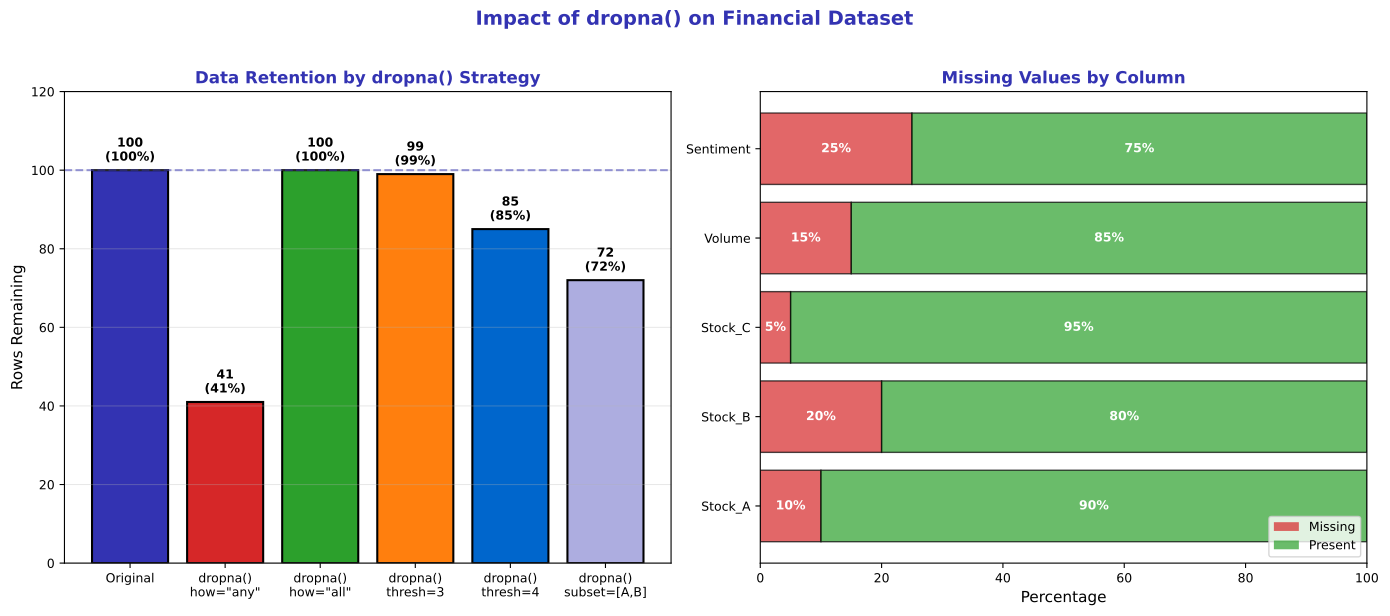

The Python source for this figure:
"""Dropna Effects - Visualization of data loss when dropping missing values"""
import matplotlib.pyplot as plt
import numpy as np
import pandas as pd
from pathlib import Path

# Standard matplotlib configuration
plt.rcParams.update({
    'font.size': 10,
    'axes.labelsize': 10,
    'axes.titlesize': 11,
    'xtick.labelsize': 9,
    'ytick.labelsize': 9,
    'legend.fontsize': 9,
    'figure.figsize': (10, 6),
    'figure.dpi': 150
})

# Course colors
MLPURPLE = '#3333B2'
MLLAVENDER = '#ADADE0'
MLBLUE = '#0066CC'
MLORANGE = '#FF7F0E'
MLGREEN = '#2CA02C'
MLRED = '#D62728'

# Create synthetic dataset with various missing patterns
np.random.seed(42)
n = 100
data = {
    'Stock_A': np.random.randn(n) * 10 + 100,
    'Stock_B': np.random.randn(n) * 15 + 150,
    'Stock_C': np.random.randn(n) * 8 + 80,
    'Volume': np.random.randint(1000, 10000, n).astype(float),
    'Sentiment': np.random.uniform(-1, 1, n)
}
df = pd.DataFrame(data)

# Introduce missing values with different patterns
df.loc[np.random.choice(n, 10, replace=False), 'Stock_A'] = np.nan
df.loc[np.random.choice(n, 20, replace=False), 'Stock_B'] = np.nan
df.loc[np.random.choice(n, 5, replace=False), 'Stock_C'] = np.nan
df.loc[np.random.choice(n, 15, replace=False), 'Volume'] = np.nan
df.loc[np.random.choice(n, 25, replace=False), 'Sentiment'] = np.nan

# Calculate data remaining after different dropna strategies
original_rows = len(df)
dropna_any = len(df.dropna(how='any'))
dropna_all = len(df.dropna(how='all'))
dropna_thresh_3 = len(df.dropna(thresh=3))
dropna_thresh_4 = len(df.dropna(thresh=4))
dropna_subset_ab = len(df.dropna(subset=['Stock_A', 'Stock_B']))

# Create visualization
fig, axes = plt.subplots(1, 2, figsize=(14, 6))

# Left: Bar chart of rows remaining
ax1 = axes[0]
strategies = ['Original', 'dropna()\nhow="any"', 'dropna()\nhow="all"',
              'dropna()\nthresh=3', 'dropna()\nthresh=4', 'dropna()\nsubset=[A,B]']
rows_remaining = [original_rows, dropna_any, dropna_all, dropna_thresh_3, dropna_thresh_4, dropna_subset_ab]
colors = [MLPURPLE, MLRED, MLGREEN, MLORANGE, MLBLUE, MLLAVENDER]

bars = ax1.bar(strategies, rows_remaining, color=colors, edgecolor='black', linewidth=1.5)

ax1.set_ylabel('Rows Remaining', fontsize=11)
ax1.set_title('Data Retention by dropna() Strategy', fontsize=12, fontweight='bold', color=MLPURPLE)
ax1.axhline(y=original_rows, color=MLPURPLE, linestyle='--', alpha=0.5, label='Original')

# Add percentage labels
for bar, rows in zip(bars, rows_remaining):
    pct = rows / original_rows * 100
    ax1.annotate(f'{rows}\n({pct:.0f}%)',
                xy=(bar.get_x() + bar.get_width()/2, bar.get_height()),
                xytext=(0, 5), textcoords="offset points",
                ha='center', va='bottom', fontsize=9, fontweight='bold')

ax1.set_ylim(0, 120)
ax1.grid(axis='y', alpha=0.3)
ax1.tick_params(axis='x', rotation=0)

# Right: Heatmap showing missing values per column
ax2 = axes[1]
missing_pct = df.isnull().sum() / len(df) * 100
columns = list(df.columns)
y_pos = np.arange(len(columns))

bars2 = ax2.barh(y_pos, missing_pct, color=MLRED, alpha=0.7, edgecolor='black')
ax2.barh(y_pos, 100 - missing_pct, left=missing_pct, color=MLGREEN, alpha=0.7, edgecolor='black')

ax2.set_yticks(y_pos)
ax2.set_yticklabels(columns)
ax2.set_xlabel('Percentage', fontsize=11)
ax2.set_title('Missing Values by Column', fontsize=12, fontweight='bold', color=MLPURPLE)
ax2.set_xlim(0, 100)

# Add labels
for i, (miss, pres) in enumerate(zip(missing_pct, 100 - missing_pct)):
    ax2.text(miss/2, i, f'{miss:.0f}%', ha='center', va='center',
             fontsize=9, fontweight='bold', color='white')
    ax2.text(miss + pres/2, i, f'{pres:.0f}%', ha='center', va='center',
             fontsize=9, fontweight='bold', color='white')

# Legend
from matplotlib.patches import Patch
legend_elements = [Patch(facecolor=MLRED, alpha=0.7, label='Missing'),
                   Patch(facecolor=MLGREEN, alpha=0.7, label='Present')]
ax2.legend(handles=legend_elements, loc='lower right', fontsize=9)

fig.suptitle('Impact of dropna() on Financial Dataset', fontsize=14,
             fontweight='bold', color=MLPURPLE, y=1.02)

plt.tight_layout()
plt.savefig(Path(__file__).parent / 'chart.pdf', dpi=300, bbox_inches='tight')
plt.close()
